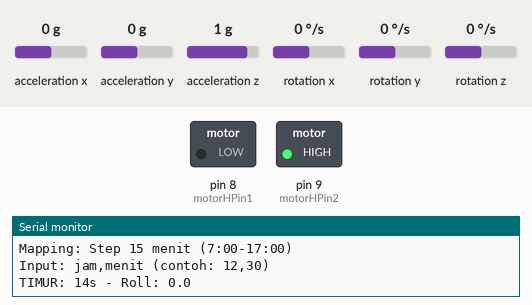
This sketch was run on a simulated Arduino Uno, built with avr-gcc and run on an emulated ATmega328P. Shown: switched loads named in the sketch (green lamp = pin HIGH), the last lines printed to the serial monitor. Inputs (shaded band) come from the test bench; at power-on: acceleration x 0 g, acceleration y 0 g, acceleration z 1 g, rotation x 0 °/s, rotation y 0 °/s, rotation z 0 °/s.

Above: at 0.3 s.
At 16.4 s:
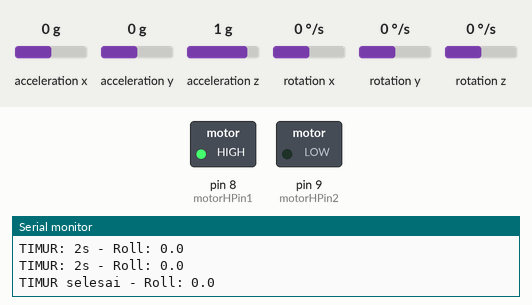
At 30.3 s:
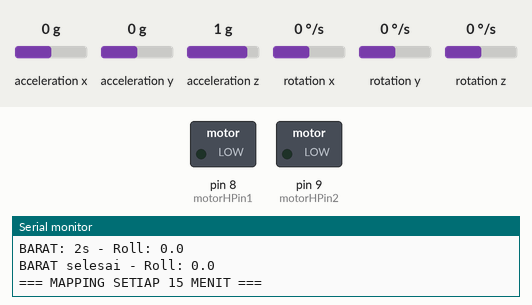
Timing chart, 0 to 31.8 s (numbered marks = the images above):
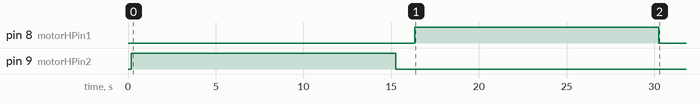

Measured:
- by itself, pin 8 (motorHPin1): LOW → HIGH at 16.4 s, → LOW 13.9 s later
- by itself, pin 9 (motorHPin2): LOW → HIGH at 0.20 s, → LOW 15.1 s later

The sketch:

imu51axisoke.ino
```cpp
/*
 * Solar Tracker 1-Axis - Mapping Jam Matahari
 * Fokus horizontal saja (Timur-Barat)
 * Kalibrasi: Bagi range menjadi 24 bagian untuk jam 6-18 WIB
 * Input: jam saja (6-18)
 */

#include <Wire.h>
#include <MPU6050.h>

MPU6050 mpu;

// Variabel IMU - Accelerometer only untuk stabilitas
float roll = 0;

// Pin motor horizontal saja
const int motorHPin1 = 8;
const int motorHPin2 = 9;

// Kalibrasi
unsigned long waktuMulai = 0;
byte stepKalibrasi = 0;
bool kalibrasiBeres = false;

// Nilai kalibrasi horizontal
float rollTimur, rollBarat;
float rollRange = 0;
float rollPerJam = 0;

// Tracking
bool sedangTracking = false;
int jamTarget = 12;
int menitTarget = 0;
float rollTarget = 0;
const float toleransi = 0.4; // derajat (lebih presisi untuk 15 menit)
bool baruMulaiTracking = false; // Flag untuk memaksa gerakan minimal

void setup() {
  Serial.begin(9600);
  Wire.begin();

  mpu.initialize();
  if (!mpu.testConnection()) {
    Serial.println(F("MPU6050 gagal"));
    while(1);
  }

  pinMode(motorHPin1, OUTPUT);
  pinMode(motorHPin2, OUTPUT);
  stopMotor();

  Serial.println(F("=== SOLAR TRACKER 1-AXIS ==="));
  Serial.println(F("Accelerometer only - Stabil & Akurat"));
  Serial.println(F("Horizontal tracking (Timur-Barat)"));
  Serial.println(F("Gerakan minimal 500ms untuk setiap perintah"));
  Serial.println(F("Kalibrasi: Timur 15s, Barat 15s"));
  Serial.println(F("Mapping: Step 15 menit (7:00-17:00)"));
  Serial.println(F("Input: jam,menit (contoh: 12,30)"));
  Serial.println();

  waktuMulai = millis();
}

void loop() {
  bacaIMU();

  if (!kalibrasiBeres) {
    jalankanKalibrasi();
  } else {
    bacaInputSerial();
    if (sedangTracking) {
      jalankanTracking();
    }
    tampilkanStatus();
  }

  delay(100);
}

void bacaIMU() {
  int16_t ax, ay, az;
  mpu.getAcceleration(&ax, &ay, &az);

  float accX = ax / 16384.0;
  float accY = ay / 16384.0;
  float accZ = az / 16384.0;

  // Hitung roll dari accelerometer
  roll = atan2(-accX, sqrt(accY * accY + accZ * accZ)) * 57.3;

  // Simple filter untuk stabilitas
  static float lastRoll = 0;
  roll = 0.8 * lastRoll + 0.2 * roll;
  lastRoll = roll;
}

void jalankanKalibrasi() {
  unsigned long elapsed = millis() - waktuMulai;

  switch (stepKalibrasi) {
    case 0: // TIMUR - 15 detik
      if (elapsed < 15000) {
        motorTimur();
        if (elapsed % 3000 < 200) {
          Serial.print(F("TIMUR: "));
          Serial.print((15000 - elapsed) / 1000);
          Serial.print(F("s - Roll: "));
          Serial.println(roll, 1);
        }
      } else {
        stopMotor();
        rollTimur = roll;
        Serial.print(F("TIMUR selesai - Roll: "));
        Serial.println(rollTimur, 1);
        nextStep();
      }
      break;

    case 1: // BARAT - 15 detik
      if (elapsed < 15000) {
        motorBarat();
        if (elapsed % 3000 < 200) {
          Serial.print(F("BARAT: "));
          Serial.print((15000 - elapsed) / 1000);
          Serial.print(F("s - Roll: "));
          Serial.println(roll, 1);
        }
      } else {
        stopMotor();
        rollBarat = roll;
        Serial.print(F("BARAT selesai - Roll: "));
        Serial.println(rollBarat, 1);
        kalibrasiBeres = true;
        hitungMappingJam();
        tampilkanHasilKalibrasi();
      }
      break;
  }
}

void nextStep() {
  stepKalibrasi++;
  waktuMulai = millis();
  delay(1000);
}

void hitungMappingJam() {
  // Hitung range total dan per 15 menit
  rollRange = abs(rollTimur - rollBarat);
  float rollPer15Menit = rollRange / 40.0; // 40 interval 15-menit dari 7:00-17:00

  Serial.println(F("\n=== MAPPING SETIAP 15 MENIT ==="));
  Serial.print(F("Range total: "));
  Serial.print(rollRange, 1);
  Serial.println(F("°"));
  Serial.print(F("Per 15 menit: "));
  Serial.print(rollPer15Menit, 2);
  Serial.println(F("°"));

  // Tampilkan mapping setiap 15 menit (contoh beberapa)
  Serial.println(F("Contoh mapping:"));
  for (int jam = 7; jam <= 17; jam += 2) { // Tampilkan tiap 2 jam sebagai contoh
    for (int menit = 0; menit < 60; menit += 30) { // Tampilkan 00 dan 30 saja
      if (jam == 17 && menit > 0) break; // Stop di 17:00

      float totalMenit = (jam - 7) * 60 + menit; // Menit dari jam 7:00
      float rollWaktu = map(totalMenit, 0, 600, rollBarat, rollTimur); // 600 = 10 jam dalam menit

      Serial.print(F("  "));
      if (jam < 10) Serial.print(F("0"));
      Serial.print(jam);
      Serial.print(F(":"));
      if (menit < 10) Serial.print(F("0"));
      Serial.print(menit);
      Serial.print(F(" = Roll "));
      Serial.println(rollWaktu, 1);
    }
  }
  Serial.println(F("============================="));
}

void bacaInputSerial() {
  if (Serial.available() > 0) {
    String input = Serial.readStringUntil('\n');
    input.trim();

    int commaIndex = input.indexOf(',');

    if (commaIndex > 0) {
      // Format: jam,menit
      int jamBaru = input.substring(0, commaIndex).toInt();
      int menitBaru = input.substring(commaIndex + 1).toInt();

      // Validasi input
      if (jamBaru >= 7 && jamBaru <= 17 && menitBaru >= 0 && menitBaru <= 59) {
        // Bulatkan menit ke kelipatan 15
        int menitRounded = (menitBaru / 15) * 15;

        // Validasi batas waktu
        if (jamBaru == 17 && menitRounded > 0) {
          jamBaru = 17;
          menitRounded = 0;
        }

        jamTarget = jamBaru;
        menitTarget = menitRounded;

        // Hitung roll target berdasarkan jam dan menit
        float totalMenit = (jamTarget - 7) * 60 + menitTarget; // Menit dari jam 7:00
        rollTarget = map(totalMenit, 0, 600, rollBarat, rollTimur); // 600 = 10 jam dalam menit

        Serial.print(F("Target waktu: "));
        if (jamTarget < 10) Serial.print(F("0"));
        Serial.print(jamTarget);
        Serial.print(F(":"));
        if (menitTarget < 10) Serial.print(F("0"));
        Serial.print(menitTarget);
        Serial.print(F(" - Roll target: "));
        Serial.println(rollTarget, 1);

        sedangTracking = true;
        baruMulaiTracking = true; // Flag untuk memaksa gerakan minimal
        Serial.println(F(">>> MULAI TRACKING <<<"));
      } else {
        Serial.println(F("Waktu harus 7:00-17:00 WIB!"));
      }
    } else {
      Serial.println(F("Format: jam,menit"));
      Serial.println(F("Contoh: 7,0 atau 12,30 atau 16,45"));
      Serial.println(F("Menit otomatis dibulatkan ke: 00, 15, 30, 45"));
    }
  }
}

void jalankanTracking() {
  float errorRoll = rollTarget - roll;

  // PAKSA GERAKAN MINIMAL 500ms saat baru mulai tracking
  if (baruMulaiTracking || abs(errorRoll) > toleransi) {

    if (baruMulaiTracking) {
      Serial.println(F(">>> GERAKAN MINIMAL DIPAKSA <<<"));
    }

    if (errorRoll > 0) {
      motorTimur();
      Serial.print(F(">>Timur "));
    } else {
      motorBarat();
      Serial.print(F(">>Barat "));
    }

    Serial.print(F("Target:"));
    Serial.print(rollTarget, 1);
    Serial.print(F(" Now:"));
    Serial.print(roll, 1);
    Serial.print(F(" Err:"));
    Serial.print(errorRoll, 2);

    if (baruMulaiTracking) {
      Serial.println(F(" [FORCED]"));
      // Gerakan minimal 500ms
      delay(100);
      stopMotor();
      baruMulaiTracking = false; // Reset flag setelah gerakan paksa
      Serial.println(F(">>> GERAKAN MINIMAL SELESAI <<<"));
    } else {
      Serial.println();
    }

  } else {
    // Target tercapai
    stopMotor();
    sedangTracking = false;
    baruMulaiTracking = false; // Reset flag
    Serial.println(F(">>> POSISI TERCAPAI - TERKUNCI <<<"));
    Serial.print(F("Panel menghadap posisi jam "));
    if (jamTarget < 10) Serial.print(F("0"));
    Serial.print(jamTarget);
    Serial.print(F(":"));
    if (menitTarget < 10) Serial.print(F("0"));
    Serial.print(menitTarget);
    Serial.println(F(" WIB"));
    Serial.println(F("Input waktu baru untuk tracking lagi"));
  }
}

void tampilkanStatus() {
  static unsigned long lastPrint = 0;
  if (millis() - lastPrint > 2000) {
    lastPrint = millis();

    Serial.print(F("Roll: "));
    Serial.print(roll, 1);
    Serial.print(F("° "));

    if (sedangTracking) {
      Serial.print(F("-> "));
      if (jamTarget < 10) Serial.print(F("0"));
      Serial.print(jamTarget);
      Serial.print(F(":"));
      if (menitTarget < 10) Serial.print(F("0"));
      Serial.print(menitTarget);
      Serial.println(F(" |TRACKING"));
    } else {
      // Estimasi waktu berdasarkan posisi saat ini
      float totalMenitSekarang = map(roll, rollBarat, rollTimur, 0, 600);
      totalMenitSekarang = constrain(totalMenitSekarang, 0, 600);

      int jamSekarang = 7 + (int)(totalMenitSekarang / 60);
      int menitSekarang = ((int)totalMenitSekarang % 60) / 15 * 15; // Bulatkan ke 15 menit

      Serial.print(F("~ "));
      if (jamSekarang < 10) Serial.print(F("0"));
      Serial.print(jamSekarang);
      Serial.print(F(":"));
      if (menitSekarang < 10) Serial.print(F("0"));
      Serial.print(menitSekarang);
      Serial.println(F(" |SIAP"));
    }
  }
}

void tampilkanHasilKalibrasi() {
  Serial.println(F("\n=== KALIBRASI SELESAI ==="));
  Serial.print(F("TIMUR (07:00): Roll "));
  Serial.println(rollTimur, 1);
  Serial.print(F("BARAT (17:00): Roll "));
  Serial.println(rollBarat, 1);
  Serial.print(F("Range: "));
  Serial.print(rollRange, 1);
  Serial.print(F("° ("));
  Serial.print(rollPerJam, 1);
  Serial.println(F("°/jam)"));
  Serial.println(F("=========================="));
  Serial.println(F("SIAP! Input waktu: jam,menit"));
  Serial.println(F("Contoh: 7,0 / 10,15 / 12,30 / 15,45 / 17,0"));
  Serial.println(F("Menit otomatis dibulatkan: 00, 15, 30, 45"));
  Serial.println();
}

// Motor functions - hanya horizontal
void motorTimur() {
  digitalWrite(motorHPin1, LOW);
  digitalWrite(motorHPin2, HIGH);
}

void motorBarat() {
  digitalWrite(motorHPin1, HIGH);
  digitalWrite(motorHPin2, LOW);
}

void stopMotor() {
  digitalWrite(motorHPin1, LOW);
  digitalWrite(motorHPin2, LOW);
}
```
